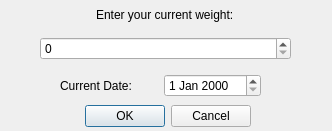
<?xml version="1.0" encoding="UTF-8"?>
<ui version="4.0">
 <class>UpdateWeight</class>
 <widget class="QDialog" name="UpdateWeight">
  <property name="geometry">
   <rect>
    <x>0</x>
    <y>0</y>
    <width>332</width>
    <height>131</height>
   </rect>
  </property>
  <property name="windowTitle">
   <string>Dialog</string>
  </property>
  <widget class="QDialogButtonBox" name="buttonBox">
   <property name="geometry">
    <rect>
     <x>80</x>
     <y>100</y>
     <width>171</width>
     <height>32</height>
    </rect>
   </property>
   <property name="orientation">
    <enum>Qt::Horizontal</enum>
   </property>
   <property name="standardButtons">
    <set>QDialogButtonBox::Cancel|QDialogButtonBox::Ok</set>
   </property>
  </widget>
  <widget class="QWidget" name="verticalLayoutWidget">
   <property name="geometry">
    <rect>
     <x>40</x>
     <y>-1</y>
     <width>251</width>
     <height>61</height>
    </rect>
   </property>
   <layout class="QVBoxLayout" name="verticalLayout">
    <item alignment="Qt::AlignHCenter">
     <widget class="QLabel" name="label">
      <property name="text">
       <string>Enter your current weight:</string>
      </property>
     </widget>
    </item>
    <item>
     <widget class="QSpinBox" name="currentWeight"/>
    </item>
   </layout>
  </widget>
  <widget class="QWidget" name="horizontalLayoutWidget">
   <property name="geometry">
    <rect>
     <x>60</x>
     <y>70</y>
     <width>201</width>
     <height>31</height>
    </rect>
   </property>
   <layout class="QHBoxLayout" name="horizontalLayout">
    <item>
     <widget class="QLabel" name="label_2">
      <property name="text">
       <string>Current Date: </string>
      </property>
     </widget>
    </item>
    <item>
     <widget class="QDateEdit" name="dateEdit"/>
    </item>
   </layout>
  </widget>
 </widget>
 <resources/>
 <connections>
  <connection>
   <sender>buttonBox</sender>
   <signal>accepted()</signal>
   <receiver>UpdateWeight</receiver>
   <slot>accept()</slot>
   <hints>
    <hint type="sourcelabel">
     <x>248</x>
     <y>254</y>
    </hint>
    <hint type="destinationlabel">
     <x>157</x>
     <y>274</y>
    </hint>
   </hints>
  </connection>
  <connection>
   <sender>buttonBox</sender>
   <signal>rejected()</signal>
   <receiver>UpdateWeight</receiver>
   <slot>reject()</slot>
   <hints>
    <hint type="sourcelabel">
     <x>316</x>
     <y>260</y>
    </hint>
    <hint type="destinationlabel">
     <x>286</x>
     <y>274</y>
    </hint>
   </hints>
  </connection>
 </connections>
</ui>
